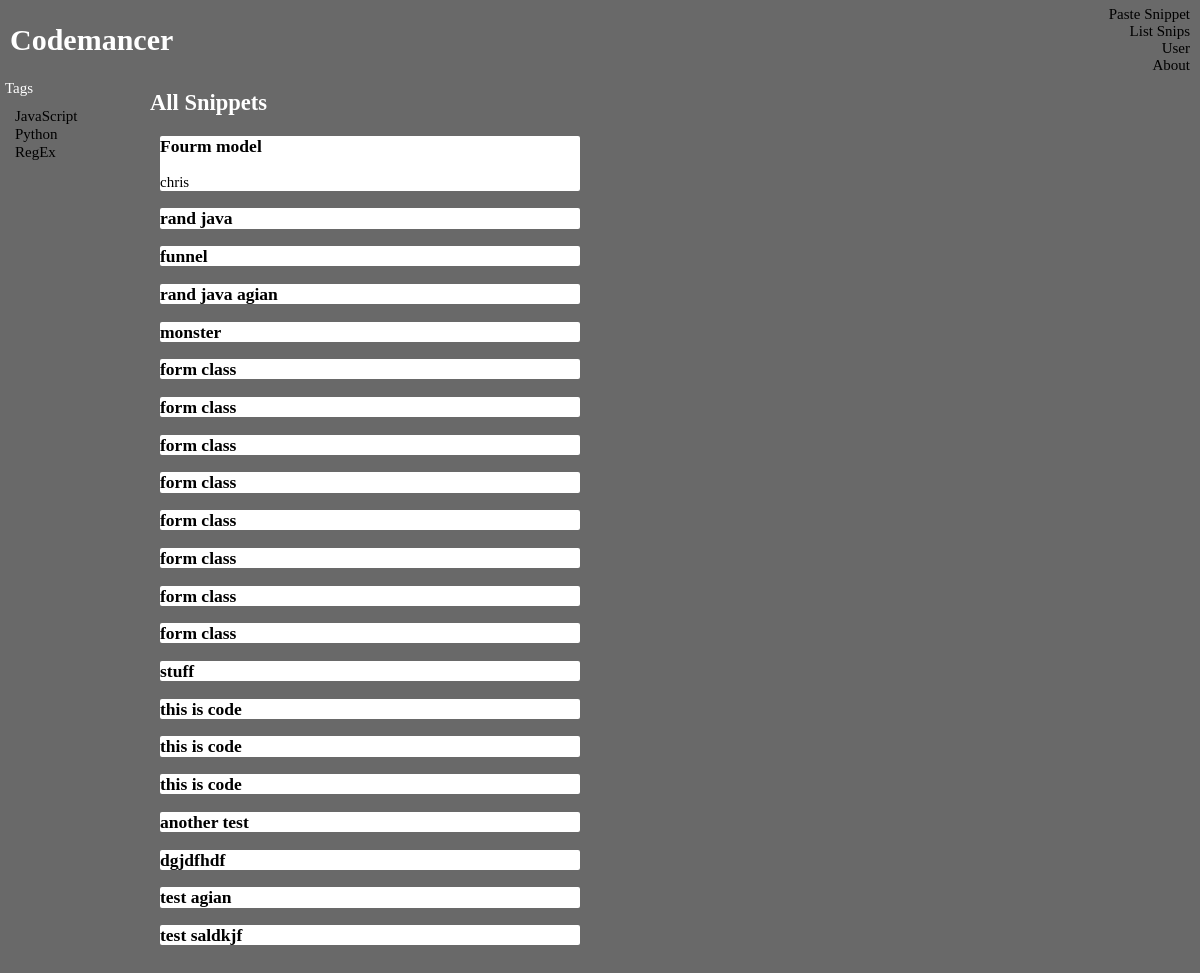
The app's page /list_snips/, older data.
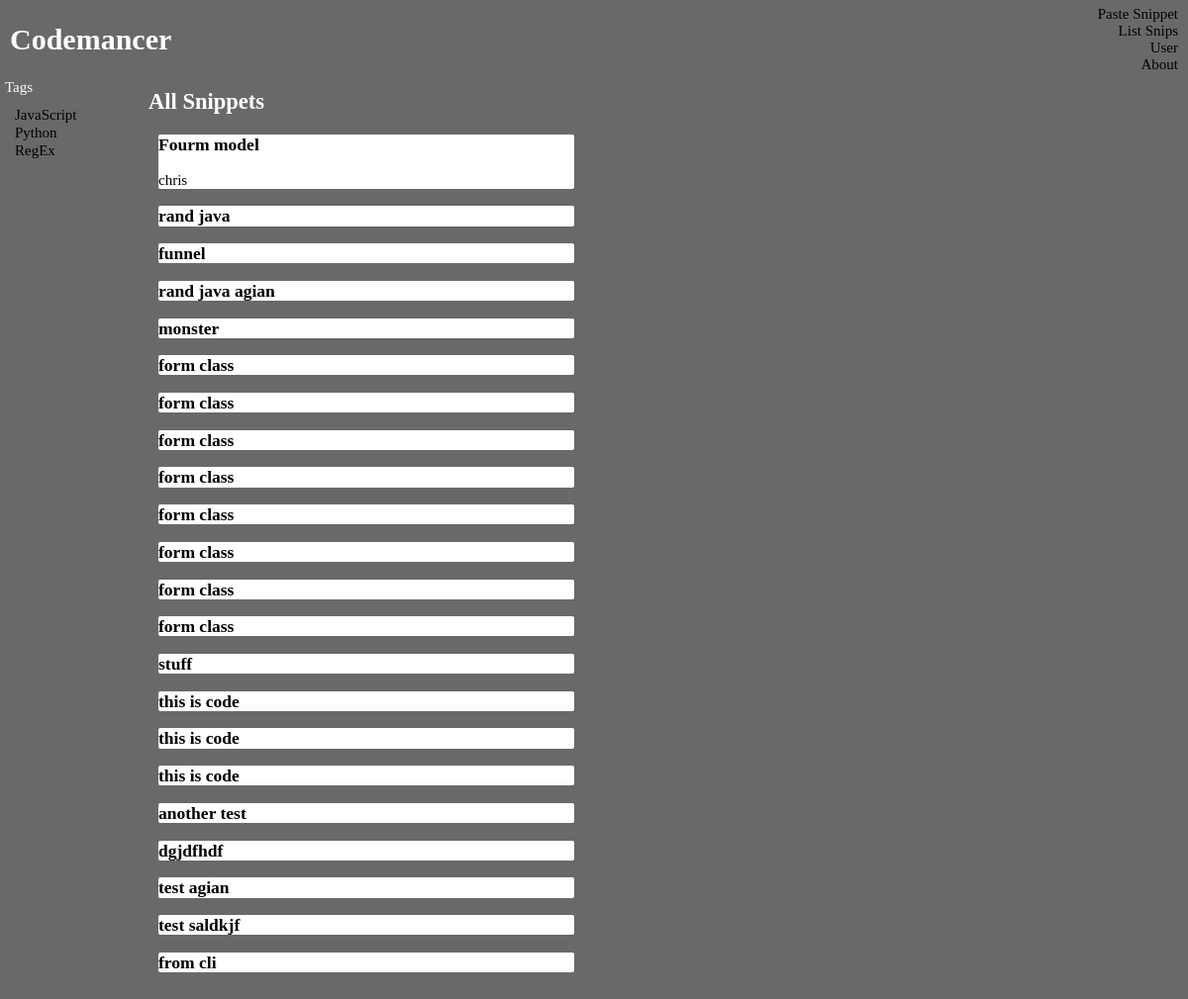
The same page, newer data.
### snippets/models.py (models this page shows, shortened)
class Language(models.Model):
    name = models.CharField(max_length=120)
    version = models.CharField(max_length=20)
    base_doc_url = models.URLField()
    class Meta:
        unique_together = ['name', 'version']

class Snippet(models.Model):
    author = models.ForeignKey(User, blank=True, null=True)
    title = models.CharField(max_length=120)
    code = models.TextField()
    created = models.DateTimeField(auto_now_add=True)
    language = models.ManyToManyField(Language, related_name='snippets')

### pages/views.py (the view)
# urls.py: url(r'^list_snips/', list_snippets, name='list_snippets'),
def list_snippets(request):
    lang = Language.objects.order_by('name')
    snippets = Snippet.objects.all()
    context = {'snippets': snippets, 'lang': lang}
    return render(request, 'list_snippets.html', context)

### pages/templates/list_snippets.html (shortened to what this page needs)
{% extends 'base.html' %}
{% load static %}
{% block my_style %}
  <link rel="stylesheet" type="text/css" href="{% static 'pages/css/list_snippets.css' %}">
{% endblock %}
{% block first_block %}
  <h2 class='page-tittle'>All Snippets</h2>
  {% for snip in snippets %}
    <div class='a-snip'>
      <a class='title' href='{% url 'snippet_detail' pk=snip.id %}'>
          <h3>{{ snip.title }}</h3>
          {% if snip.author %}
            <p>{{ snip.author }} {{ lang.name }}</p>
          {% endif %}
      </a>
    </div>
  {% endfor %}
{% endblock %}

### pages/templates/base.html (shortened to what this page needs)
<!DOCTYPE html>
<html>
<head>
  {% load static %}
  <link rel="stylesheet" type="text/css" href="{% static 'pages/css/normalize.css' %}">
  {% block my_style %}{% endblock %}
  <link rel="stylesheet" type="text/css" href="{% static 'pages/css/style.css' %}">
</head>
<body>
  <header>
    <h1>Codemancer</h1>
    <ul class='header-nav'>
      <li><a href='http://127.0.0.1:8000/pasting/'>Paste Snippet</a></li>
      <li><a href='http://127.0.0.1:8000/list_snips/'>List Snips</a></li>
      <li><a href='#'>User</a></li>
      <li><a href='#'>About</a></li>
    </ul>
  </header>
  <div class='side-nav'>
    <p>Tags</p>
    <ul>
      {% for l in lang %}
        <li><a href='#'>{{ l.name }}</a></li>
      {% endfor %}
    </ul>
  </div>
  <section class='main'>
    {% block first_block %}
    {% endblock %}
  </section>
</body>
</html>

Row changes from the older to the newer data that the page shows:
added Snippet: title "from cli"
